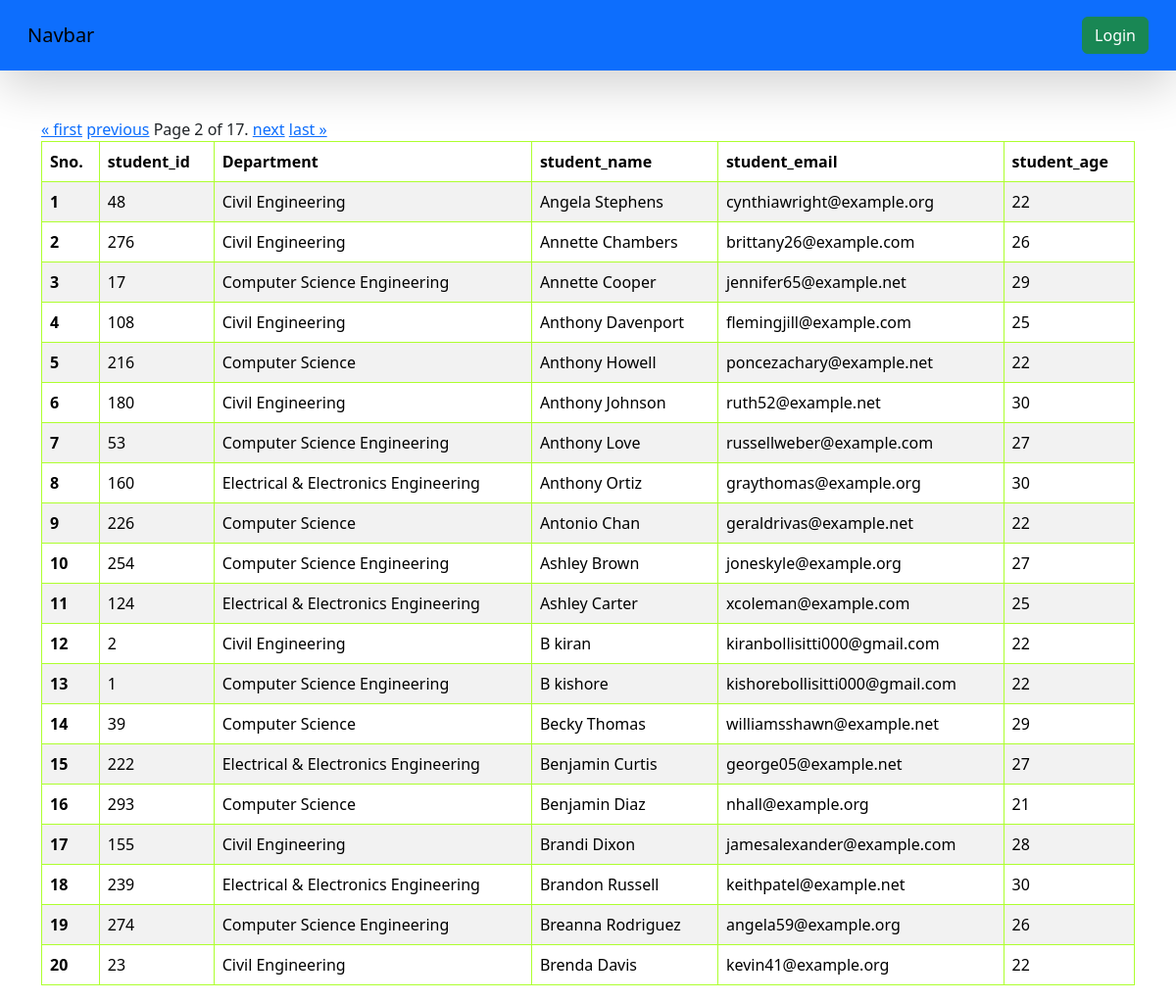
Screenshot of /students/?page=2 with the database file from the repository.
### polls/models.py (models this page shows, shortened)
class Student(models.Model):
    department = models.ForeignKey(Department, on_delete=models.CASCADE, related_name='students')
    student_id = models.OneToOneField(StudentID, related_name="studentid",on_delete=models.CASCADE)
    student_name = models.CharField(max_length=100)
    student_email = models.EmailField(unique=True)
    student_age = models.IntegerField()
    student_address = models.TextField()
    def __str__(self) -> str:
        return self.student_name
    class Meta:
        ordering = ['student_name']
        verbose_name = 'student'

class Department(models.Model):
    name = models.CharField(max_length=100)
    class Meta:
        ordering = ['name']

### polls/views.py (the view)
# urls.py: path('students/',views.get_students,name='students'),
def get_students(request):
    queryset = Student.objects.all()
    paginator = Paginator(queryset, 20)
    page_number = request.GET.get("page",1)
    page_obj = paginator.get_page(page_number)
    print(page_obj.object_list)
    return render(request, 'report/students.html',{'queryset':page_obj})

### templates/report/students.html
{% extends 'polls/base.html' %}
{% block start %}
<div class="container mt-5">
    <table class="table table-striped">
        <thead>
          <tr>
            <th scope="col">Sno.</th>
            <th scope="col">student_id</th>
            <th scope="col">Department</th>
            <th scope="col">student_name</th>
            <th scope="col">student_email</th>
            <th scope="col">student_age</th>
          </tr>
        </thead>
        <tbody>
            {% for student in queryset %}
          <tr>
            <th scope="row">{{ forloop.counter }}</th>
            <td>{{ student.id }}</td>
            <td>{{ student.department.name }}</td>
            <td>{{ student.student_name }}</td>
            <td>{{ student.student_email }}</td>
            <td>{{ student.student_age }}</td>
          </tr>
            {% endfor %}
            <div class="pagination">
                <span class="step-links">
                    {% if queryset.has_previous %}
                        <a href="?page=1">&laquo; first</a>
                        <a href="?page={{ queryset.previous_page_number }}">previous</a>
                    {% endif %}
                    <span class="current">
                        Page {{ queryset.number }} of {{ queryset.paginator.num_pages }}.
                    </span>
                    {% if queryset.has_next %}
                        <a href="?page={{ queryset.next_page_number }}">next</a>
                        <a href="?page={{ queryset.paginator.num_pages }}">last &raquo;</a>
                    {% endif %}
                </span>
            </div>
        </tbody>
    </table>
</div>
{% endblock %}

### templates/polls/base.html (style rules this page uses)
table, th, td { border: 1px solid greenyellow; }

### rows the page displays
Student: id "48", department.name "Civil Engineering", student_name "Angela Stephens", student_email "cynthiawright@example.org", student_age "22"
Student: id "276", department.name "Civil Engineering", student_name "Annette Chambers", student_email "brittany26@example.com", student_age "26"
Student: id "17", department.name "Computer Science Engineering", student_name "Annette Cooper", student_email "jennifer65@example.net", student_age "29"
Student: id "108", department.name "Civil Engineering", student_name "Anthony Davenport", student_email "flemingjill@example.com", student_age "25"
Student: id "216", department.name "Computer Science", student_name "Anthony Howell", student_email "poncezachary@example.net", student_age "22"
Student: id "180", department.name "Civil Engineering", student_name "Anthony Johnson", student_email "ruth52@example.net", student_age "30"
Student: id "53", department.name "Computer Science Engineering", student_name "Anthony Love", student_email "russellweber@example.com", student_age "27"
Student: id "160", department.name "Electrical & Electronics Engineering", student_name "Anthony Ortiz", student_email "graythomas@example.org", student_age "30"
Student: id "226", department.name "Computer Science", student_name "Antonio Chan", student_email "geraldrivas@example.net", student_age "22"
Student: id "254", department.name "Computer Science Engineering", student_name "Ashley Brown", student_email "joneskyle@example.org", student_age "27"
Student: id "124", department.name "Electrical & Electronics Engineering", student_name "Ashley Carter", student_email "xcoleman@example.com", student_age "25"
Student: id "2", department.name "Civil Engineering", student_name "B kiran", student_email "kiranbollisitti000@gmail.com", student_age "22"
Student: id "1", department.name "Computer Science Engineering", student_name "B kishore", student_email "kishorebollisitti000@gmail.com", student_age "22"
Student: id "39", department.name "Computer Science", student_name "Becky Thomas", student_email "williamsshawn@example.net", student_age "29"
Student: id "222", department.name "Electrical & Electronics Engineering", student_name "Benjamin Curtis", student_email "george05@example.net", student_age "27"
Student: id "293", department.name "Computer Science", student_name "Benjamin Diaz", student_email "nhall@example.org", student_age "21"
Student: id "155", department.name "Civil Engineering", student_name "Brandi Dixon", student_email "jamesalexander@example.com", student_age "28"
Student: id "239", department.name "Electrical & Electronics Engineering", student_name "Brandon Russell", student_email "keithpatel@example.net", student_age "30"
Student: id "274", department.name "Computer Science Engineering", student_name "Breanna Rodriguez", student_email "angela59@example.org", student_age "26"
Student: id "23", department.name "Civil Engineering", student_name "Brenda Davis", student_email "kevin41@example.org", student_age "22"

### other values shown
{{ queryset.number }} "2"
{{ queryset.paginator.num_pages }} "17"
